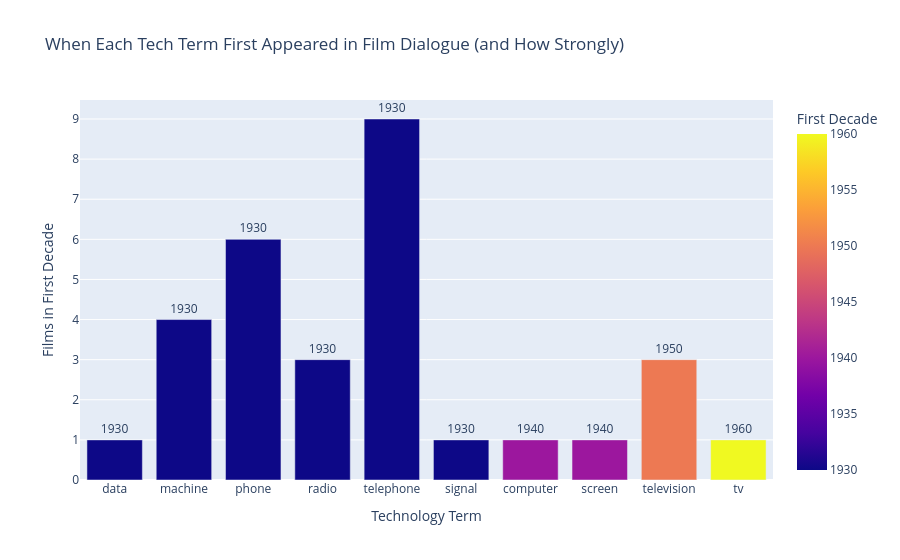

Notebook source saved alongside this figure:
### Code cell
# Assistive chart: first decade each term appeared and in how many films.
# This directly answers which terms entered film dialogue first.
first_appearance = (
    film_spread[film_spread["term"].isin(top_terms)]
    .sort_values("decade")
    .groupby("term")
    .first()
    .reset_index()[["term", "decade", "distinct_films"]]
    .rename(columns={"decade": "first_decade", "distinct_films": "films_in_first_decade"})
    .sort_values("first_decade")
)

fig1b = px.bar(
    first_appearance,
    x="term",
    y="films_in_first_decade",
    color="first_decade",
    title="When Each Tech Term First Appeared in Film Dialogue (and How Strongly)",
    labels={
        "term": "Technology Term",
        "films_in_first_decade": "Films in First Decade",
        "first_decade": "First Decade"
    },
    text="first_decade"
)
fig1b.update_traces(textposition="outside")
fig1b.write_image("chart1b_first_appearance.png")
fig1b.show()

print(first_appearance.to_string(index=False))

### Figure 1 — Plotly figure (JSON) as saved in the notebook; plotly's stock layout.template omitted (floating-point values rounded to 4 significant figures)
{"data": [{"hovertemplate": "Technology Term=%{x}<br>Films in First Decade=%{y}<br>First Decade=%{marker.color}<extra></extra>", "legendgroup": "", "marker": {"color": [1930, 1930, 1930, 1930, 1930, 1930, 1940, 1940, 1950, 1960], "coloraxis": "coloraxis", "pattern": {"shape": ""}}, "name": "", "orientation": "v", "showlegend": false, "text": [1930.0, 1930.0, 1930.0, 1930.0, 1930.0, 1930.0, 1940.0, 1940.0, 1950.0, 1960.0], "textposition": "outside", "type": "bar", "x": ["data", "machine", "phone", "radio", "telephone", "signal", "computer", "screen", "television", "tv"], "xaxis": "x", "y": [1, 4, 6, 3, 9, 1, 1, 1, 3, 1], "yaxis": "y"}], "layout": {"barmode": "relative", "coloraxis": {"colorbar": {"title": {"text": "First Decade"}}, "colorscale": [[0, "#0d0887"], [0.1111, "#46039f"], [0.2222, "#7201a8"], [0.3333, "#9c179e"], [0.4444, "#bd3786"], [0.5556, "#d8576b"], [0.6667, "#ed7953"], [0.7778, "#fb9f3a"], [0.8889, "#fdca26"], [1, "#f0f921"]]}, "legend": {"tracegroupgap": 0}, "title": {"text": "When Each Tech Term First Appeared in Film Dialogue (and How Strongly)"}, "xaxis": {"anchor": "y", "domain": [0, 1], "title": {"text": "Technology Term"}}, "yaxis": {"anchor": "x", "domain": [0, 1], "title": {"text": "Films in First Decade"}}}}
